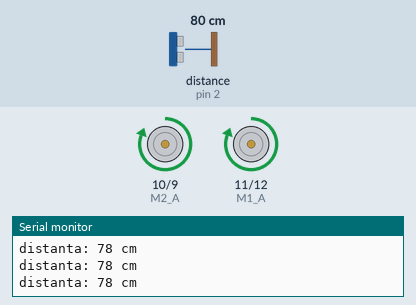
A sketch run on a simulated Arduino Uno, built with avr-gcc and run on an emulated ATmega328P. Parts: motor-driver pin pairs drawn as motors (green arrow = first pin HIGH = forward, orange = second pin HIGH = backward, longer = more drive), the last lines printed to the serial monitor. Wiring (inferred from the names in the program): ultrasonic range finder: trigger pin 3; echo pin 2. The inputs (shaded band) are chosen by the test bench; at power-on: distance to the obstacle (sensor on pin 2) 80 cm. The echo pulse lasts 58.3 µs per cm.

Above: at 1.2 s.
1.3 s: distance to the obstacle (sensor on pin 2) set to 17 cm
2.8 s: distance to the obstacle (sensor on pin 2) set to 13 cm
At 3.2 s:
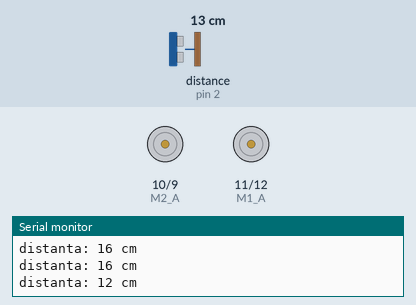
5.8 s: distance to the obstacle (sensor on pin 2) set to 22 cm
At 8.4 s:
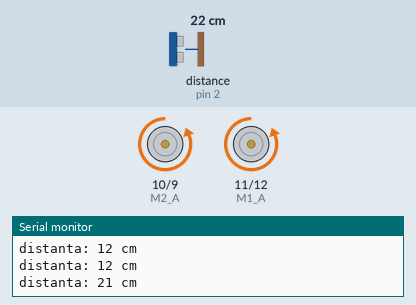
8.8 s: distance to the obstacle (sensor on pin 2) set to 27 cm
11.8 s: distance to the obstacle (sensor on pin 2) set to 2 cm
At 12.2 s:
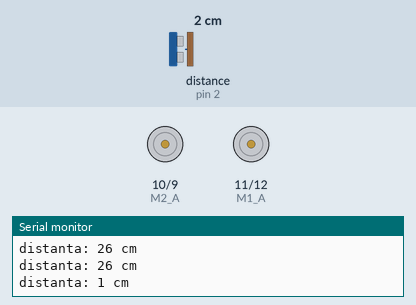
Timing chart, 0 to 15.8 s (numbered marks = the images above; inputs shaded):
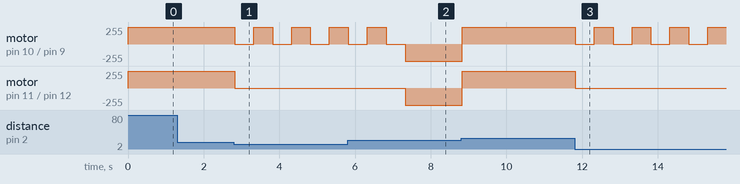

The sketch:

MasinutaCod.ino
```cpp
const byte  M1_A =  11;
const byte  M1_B =  12;

const byte M2_A =  10;
const byte M2_B =  9;

const byte triggerPort = 3;
const byte echoPort = 2;


void setup() {

    Serial.begin(9600);

    pinMode(M1_A, OUTPUT);
    pinMode(M1_B, OUTPUT);

    pinMode(M2_A, OUTPUT);
    pinMode(M2_B, OUTPUT);


    pinMode(triggerPort, OUTPUT);
    pinMode(echoPort, INPUT);

}

void forward(){
    digitalWrite(M1_A, HIGH);
    digitalWrite(M1_B, LOW);

    digitalWrite(M2_A, HIGH);
    digitalWrite(M2_B, LOW);
}

void stop(){
    digitalWrite(M1_A, LOW);
    digitalWrite(M1_B, LOW);

    digitalWrite(M2_A, LOW);
    digitalWrite(M2_B, LOW);
}


void back(){
    digitalWrite(M1_A, LOW);
    digitalWrite(M1_B, HIGH);

    digitalWrite(M2_A, LOW);
    digitalWrite(M2_B, HIGH);
}


void left(){
    digitalWrite(M1_A, LOW);
    digitalWrite(M1_B, LOW);

    digitalWrite(M2_A, HIGH);
    delay(300);
    digitalWrite(M2_B, LOW);

    delay(200);
    stop();
}

long getDistance(){
    digitalWrite(triggerPort, LOW);
    digitalWrite(triggerPort, HIGH);
    delayMicroseconds(10);
    digitalWrite(triggerPort, LOW);

    long duration = pulseIn(echoPort, HIGH);
    long distance = 0.017 * duration;

    Serial.print("distanta: ");
    Serial.print(distance);
    Serial.println(" cm");

    return distance;
}
void loop() {
  forward();
  if (getDistance()<15){
    stop();
    delay(500);
    int x=0;
    do{
        x++;
       left();
       delay(500);
       if(x>3){
            back();
            delay(1500);
            break;
       }
    }while(getDistance()<25);
  }
}
```

Measured:
- the behaviour switches between 16 and 15 cm on distance to the obstacle (sensor on pin 2) (found by bisection; images 0 and 1)
- after the input at 2.8 s, motor on pin 10 (M2_A) / pin 9 (M2_B): alternates forward 255/255 for 0.50 s and stopped for 0.50 s, starting at once; motor on pin 11 (M1_A) / pin 12 (M1_B): forward 255/255 → stopped at once
- after the input at 11.8 s, motor on pin 10 (M2_A) / pin 9 (M2_B): alternates forward 255/255 for 0.50 s and stopped for 0.50 s, starting at once; motor on pin 11 (M1_A) / pin 12 (M1_B): forward 255/255 → stopped at once
